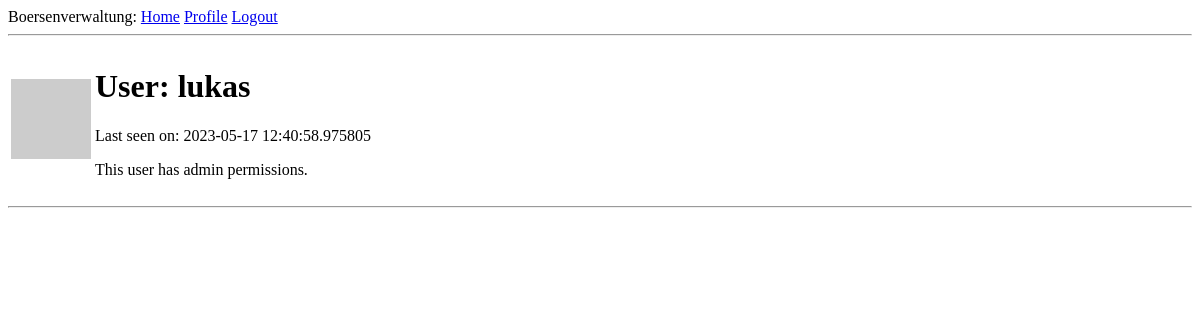
Page /user/lukas (signed in) on the earlier database version.
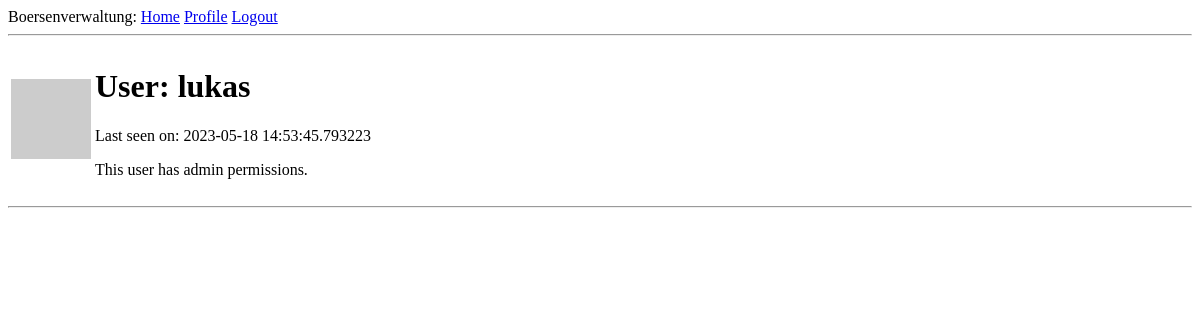
Same page on the later database version.
### app/models.py (models this page shows, shortened)
class User(UserMixin, db.Model):
    id = Column(Integer, primary_key=True)
    username = Column(String(64), index=True, unique=True)
    email = Column(String(120), index=True, unique=True)
    password_hash = Column(String(128))
    last_seen = Column(DateTime, default=datetime.utcnow)
    admin_tag = Column(Boolean, default=False)
    def avatar(self, size):
        digest = md5(self.username.lower().encode('utf-8')).hexdigest()
        return 'https://www.gravatar.com/avatar/{}?s={}'.format(
            digest, size)

### app/routes.py (the view)
@app.route('/user/<username>')
@login_required
def user(username):
    user = User.query.filter_by(username=username).first_or_404()
    posts = Post.query.all()
    return render_template('user.html', user=user, posts=posts)

### app/models.py (called while the page is built)
@login.user_loader
def load_user(id):
    return User.query.get(int(id))

### app/routes.py (called while the page is built)
@app.before_request
def before_request():
    if current_user.is_authenticated:
        current_user.last_seen = datetime.utcnow()
        db.session.commit()

### app/templates/user.html
{% extends "base.html" %}
{% block content %}
    <table>
        <tr>
            <td><img class = "top" src="{{ user.avatar(128) }}" alt="link"></td>
            <td>
                <h1>User: {{ user.username }}</h1>
                {% if user.last_seen %}<p>Last seen on: {{ user.last_seen }}</p>{% endif %}
                {% if user.admin_tag %}<p>This user has admin permissions.</p>{% endif %}
            </td>
        </tr>
    </table>
    <hr>
{% endblock %}

Differences in the rows shown:
changed User "lukas": last_seen "2023-05-17 12:40:58.975805" → "2023-05-18 14:53:45.793223"
